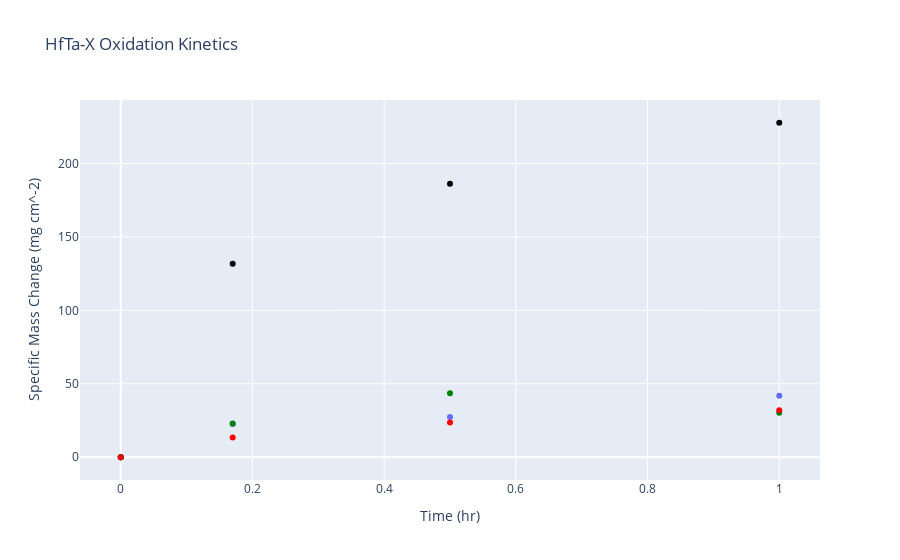

The cell this chart's notebook holds for it:
### Code cell
# plotting the data
import plotly.express as px
import plotly.graph_objects as go ## in order to layer plots

fig_hfta = px.scatter(df, x = 'time', y = 'hfta')
fig_hftanb = px.scatter(df, x= 'time', y = 'hftanb', color_discrete_sequence=['black'])
fig_hftaw = px.scatter(df, x = 'time', y = 'hftaw', color_discrete_sequence=['green'])
fig_hftamo = px.scatter(df, x = 'time', y = 'hftamo', color_discrete_sequence=['red'])

layout = go.Layout(
    title = 'HfTa-X Oxidation Kinetics',
    xaxis = dict(title = 'Time (hr)'),
    yaxis = dict(title = "Specific Mass Change (mg cm^-2)"))


fig = go.Figure(layout = layout, data = fig_hfta.data + fig_hftanb.data + 
                fig_hftaw.data + fig_hftamo.data)
fig.show()

### Figure 1 — Plotly figure (JSON) as saved in the notebook; plotly's stock layout.template omitted (floating-point values rounded to 4 significant figures)
{"data": [{"hovertemplate": "time=%{x}<br>hfta=%{y}<extra></extra>", "legendgroup": "", "marker": {"color": "#636efa", "symbol": "circle"}, "mode": "markers", "name": "", "orientation": "v", "showlegend": false, "type": "scatter", "x": [0, 0.17, 0.5, 1], "xaxis": "x", "y": [0, 22.7, 27.38, 41.87], "yaxis": "y"}, {"hovertemplate": "time=%{x}<br>hftanb=%{y}<extra></extra>", "legendgroup": "", "marker": {"color": "black", "symbol": "circle"}, "mode": "markers", "name": "", "orientation": "v", "showlegend": false, "type": "scatter", "x": [0, 0.17, 0.5, 1], "xaxis": "x", "y": [0, 131.7, 186.1, 227.7], "yaxis": "y"}, {"hovertemplate": "time=%{x}<br>hftaw=%{y}<extra></extra>", "legendgroup": "", "marker": {"color": "green", "symbol": "circle"}, "mode": "markers", "name": "", "orientation": "v", "showlegend": false, "type": "scatter", "x": [0, 0.17, 0.5, 1], "xaxis": "x", "y": [0, 22.99, 43.6, 30.3], "yaxis": "y"}, {"hovertemplate": "time=%{x}<br>hftamo=%{y}<extra></extra>", "legendgroup": "", "marker": {"color": "red", "symbol": "circle"}, "mode": "markers", "name": "", "orientation": "v", "showlegend": false, "type": "scatter", "x": [0, 0.17, 0.5, 1], "xaxis": "x", "y": [0, 13.51, 23.63, 32.06], "yaxis": "y"}], "layout": {"title": {"text": "HfTa-X Oxidation Kinetics"}, "xaxis": {"title": {"text": "Time (hr)"}}, "yaxis": {"title": {"text": "Specific Mass Change (mg cm^-2)"}}}}
